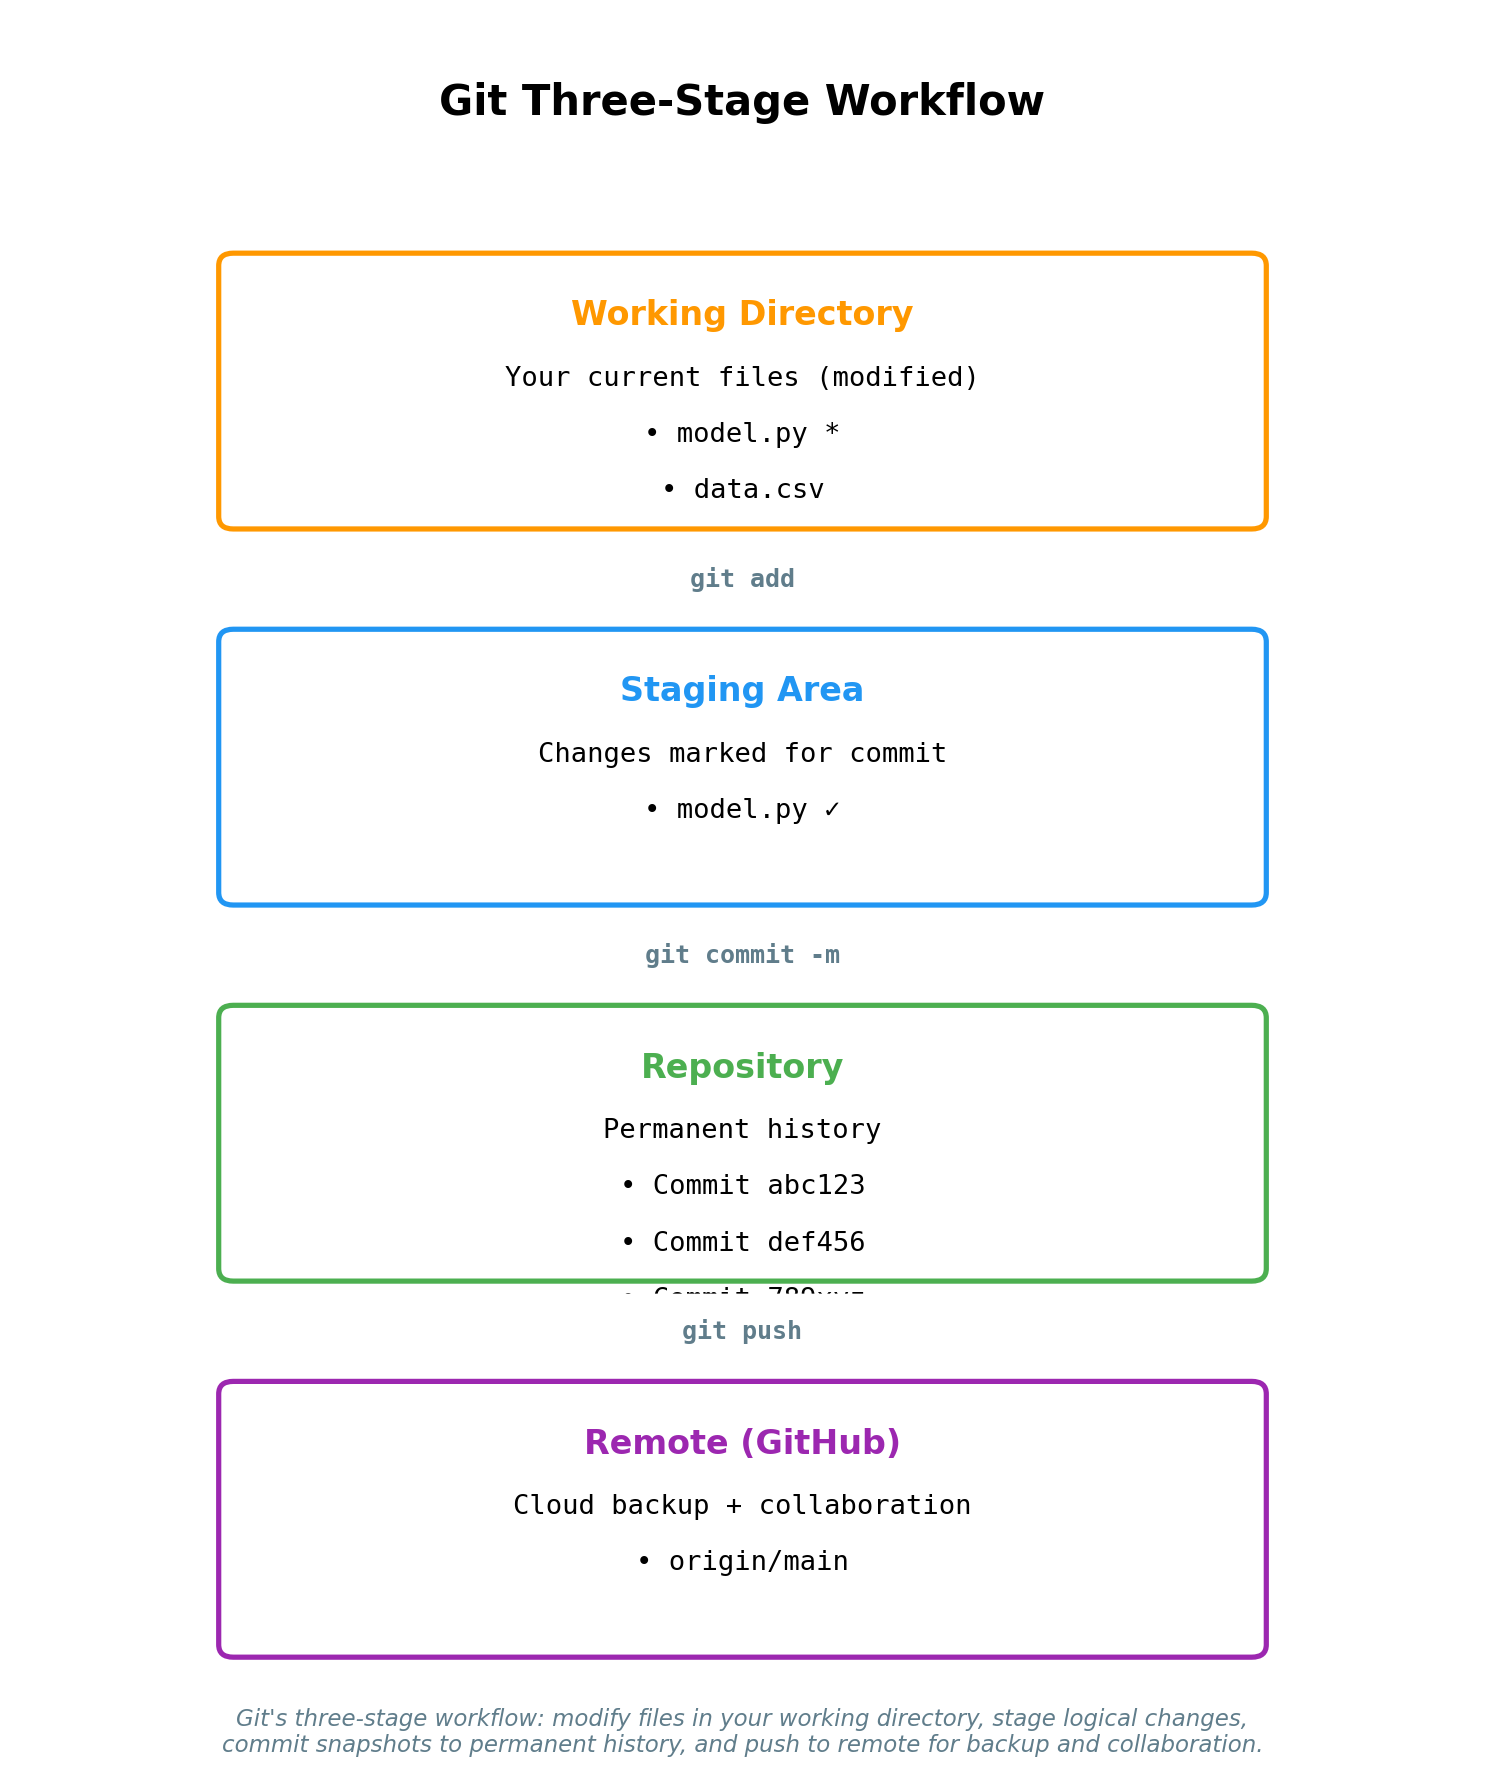

Recreate this plot in Python.
"""
Generate Three-Stage Git Workflow Diagram
"""
import matplotlib.pyplot as plt
import matplotlib.patches as mpatches
from matplotlib.patches import FancyBboxPatch, FancyArrowPatch
import matplotlib.lines as mlines

# Set up the figure
fig, ax = plt.subplots(figsize=(10, 12))
ax.set_xlim(0, 10)
ax.set_ylim(0, 14)
ax.axis('off')

# Define colors from the palette
color_blue = '#2196F3'
color_green = '#4CAF50'
color_orange = '#FF9800'
color_red = '#F44336'
color_gray = '#607D8B'

# Box dimensions
box_width = 7
box_height = 2
x_center = 5

# Y positions for each stage
y_working = 11
y_staging = 8
y_repo = 5
y_remote = 2

# Helper function to create a stage box
def create_stage_box(y, title, content_lines, color):
    # Main box
    box = FancyBboxPatch(
        (x_center - box_width/2, y - box_height/2),
        box_width, box_height,
        boxstyle="round,pad=0.1",
        linewidth=2.5,
        edgecolor=color,
        facecolor='white',
        zorder=2
    )
    ax.add_patch(box)

    # Title
    ax.text(x_center, y + 0.6, title,
            fontsize=16, fontweight='bold', ha='center', va='center',
            color=color)

    # Content
    y_offset = 0.1
    for line in content_lines:
        ax.text(x_center, y + y_offset, line,
                fontsize=13, ha='center', va='center',
                family='monospace')
        y_offset -= 0.45

# Helper function to create an arrow with label
def create_arrow(y_from, y_to, label, x_offset=0):
    arrow = FancyArrowPatch(
        (x_center + x_offset, y_from - box_height/2 - 0.2),
        (x_center + x_offset, y_to + box_height/2 + 0.2),
        arrowstyle='->,head_width=0.4,head_length=0.4',
        linewidth=2.5,
        color=color_gray,
        zorder=1
    )
    ax.add_patch(arrow)

    # Label background
    y_label = (y_from + y_to) / 2
    label_bg = FancyBboxPatch(
        (x_center + x_offset - 1.2, y_label - 0.25),
        2.4, 0.5,
        boxstyle="round,pad=0.05",
        linewidth=0,
        facecolor='white',
        zorder=3
    )
    ax.add_patch(label_bg)

    # Label text
    ax.text(x_center + x_offset, y_label, label,
            fontsize=12, ha='center', va='center',
            fontweight='bold', color=color_gray,
            zorder=4,
            family='monospace')

# Create the four stages
create_stage_box(y_working, 'Working Directory',
                 ['Your current files (modified)', '• model.py *', '• data.csv'],
                 color_orange)

create_stage_box(y_staging, 'Staging Area',
                 ['Changes marked for commit', '• model.py ✓'],
                 color_blue)

create_stage_box(y_repo, 'Repository',
                 ['Permanent history', '• Commit abc123', '• Commit def456', '• Commit 789xyz'],
                 color_green)

create_stage_box(y_remote, 'Remote (GitHub)',
                 ['Cloud backup + collaboration', '• origin/main'],
                 color_purple := '#9C27B0')

# Create arrows with labels
create_arrow(y_working, y_staging, 'git add')
create_arrow(y_staging, y_repo, 'git commit -m')
create_arrow(y_repo, y_remote, 'git push')

# Add title
ax.text(5, 13.3, 'Git Three-Stage Workflow',
        fontsize=20, fontweight='bold', ha='center', va='center')

# Add caption at bottom
caption_text = ("Git's three-stage workflow: modify files in your working directory, stage logical changes,\n"
                "commit snapshots to permanent history, and push to remote for backup and collaboration.")
ax.text(5, 0.3, caption_text,
        fontsize=11, ha='center', va='center',
        style='italic', wrap=True, color=color_gray)

plt.tight_layout()
plt.savefig('/home/chirag/ds-book/book/course-02-programming/ch09-version-control/diagrams/git_workflow.png',
            dpi=150, bbox_inches='tight', facecolor='white')
print("✓ Git workflow diagram saved")
plt.close()
